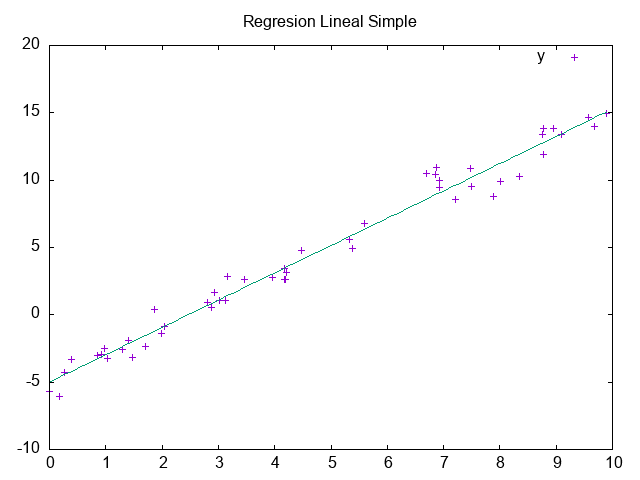

This figure's gnuplot source:
set terminal png
set output 'grafica.png'
set title "Regresion Lineal Simple"


set key autotitle columnhead
set datafile separator ","

f(x) = -4.99858 + 2.02721*x
plot "data.csv", f(x)

set terminal wxt persist
set output
replot
